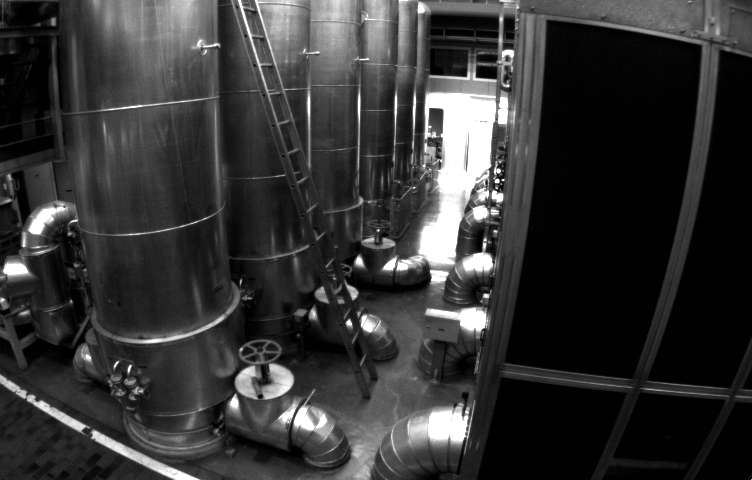
//> input picture upsample/src/distorted.png, 752 x 480 px
$ ./823imageBasics distorted.png   (built with g++ and OpenCV 4)
//> lines starting //> are read from the running program, lines starting //| are printed output that depends on the picture
### upsample/src/imageBasics.h
// [16 lines of licence text are left out]

#ifndef IMAGEBASICS_H_
#define IMAGEBASICS_H_

class pointcoordinate
{
public:
    double x_3d{0.0};
    double y_3d{0.0};
    double z_3d{0.0};
    double u_px{0.0};
    double v_px{0.0};

    // [8 lines left out: function print, not called in this run]
};

#endif

### upsample/src/upsample.h
#ifndef UPSAMPLE_H_
#define UPSAMPLE_H_

int upsample(int a, int b);

#endif

### upsample/src/823imageBasics.cpp
// [16 lines of licence text are left out]

#include <iostream>
#include <vector>
#include <fstream>
#include <chrono>
#include <opencv2/core/core.hpp>
#include <opencv2/highgui/highgui.hpp>
#include <Eigen/Dense>

#include "upsample.h"
#include "imageBasics.h"

using namespace std;

int main(int argc, char **argv) {
  double Wp_x, Wp_y, Wp_z, Gr_x, Gr_y, Gr_z, Gs, S_x=0, S_y=0, S_z=0, Y_x=0, Y_y=0, Y_z=0;
  double mr_x=0,mr_y=0, mr_z=0;
  //int grid=5; // Size of the mask/kernel
  // 读取argv[1]指定的图像
  cv::Mat image;
  cv::Mat image1;

  ifstream infile;
  infile.open("velo_data", ios::in);

  if (!infile.is_open())
  {
  	cout << "read file failed" << endl;
  }
  //input as string.
  string buf;
  unsigned long line_no = 0;
  vector<pointcoordinate> pc_array;	//Five coordinates for each point

  while (getline(infile,buf)) //each line
  {
  	//cout << buf << endl;
  	int index = buf.find(",");
  	//cout << index << endl;
  	int index2 = buf.find(",", index + 1);
  	int index3 = buf.find(",", index2 + 1);//velo_data 3 colomns
  	//cout<< index << "2." << index2 << "3, " << index3 <<  endl;

  	string s1 = buf.substr(0, index);
  	string s2 = buf.substr(index+1, index2-index-1);
  	string s3 = buf.substr(index2+1, index3-index2-1);
  	string s4 = buf.substr(index3+1, buf.length()-index3-1);
  	//cout << "s1:" << s1 << ", s2:" << s2 << ", s3: " << s3 << ", s4: " << s4 << endl;
  	//float of = stof(s1,0);
  	//cout << "test transfer: " << of << endl;
  	pointcoordinate thispoint;
  	thispoint.x_3d = stof(s1, 0);
  	thispoint.y_3d = stof(s2, 0);
  	thispoint.z_3d = stof(s3, 0);//3D coordinates
  	thispoint.print();
    pc_array.push_back(thispoint);

  	line_no++;
  }
  //cout << "line number: " << line_no << endl;
  infile.close(); //close file stream

  ifstream infile2;
  infile2.open("velo_img_data", ios::in);

  if (!infile2.is_open())
  {
  	cout << "read file failed" << endl;
  }
  //input as string.
  string buf2;
  unsigned long line_no_2 = 0;

  while (getline(infile2,buf2))
  {
  	//cout << buf2 << endl;
  	int index = buf2.find(",");
  	//cout << index << endl;

  	string s1 = buf2.substr(0, index);
  	string s2 = buf2.substr(index+1, buf2.length()-index-1);//get pixel coodinates
  	// [7 lines of commented-out code are left out]
	pc_array[line_no_2].u_px = stof(s1,0);
	pc_array[line_no_2].v_px = stof(s2,0);
	//cout << "current line number: " << line_no_2 << endl;
	//pc_array[line_no_2].print();
  	line_no_2++;
  }
  //cout << "line number: " << line_no << endl;
  infile2.close();

  image = cv::imread(argv[1]); //cv::imread函数读取指定路径下的图像
//> image is the input picture: 480 rows x 752 cols, CV_8UC3; min 1, max 255, mean 52.6
  Eigen::Vector2d uu;
  uu << 0,1;
  // upsample(3,3);
  // 判断图像文件是否正确读取
  if (image.data == nullptr) { //数据不存在,可能是文件不存在
    cerr << "文件" << argv[1] << "不存在." << endl;
    return 0;
  }

  // 文件顺利读取, 首先输出一些基本信息
  cout << "图像宽为" << image.cols << ",高为" << image.rows << ",通道数为" << image.channels() << endl;
//| 图像宽为752,高为480,通道数为3
  cv::imshow("image", image);      // 用cv::imshow显示图像
  cv::waitKey(0);                  // 暂停程序,等待一个按键输入

  // 判断image的类型
  if (image.type() != CV_8UC1 && image.type() != CV_8UC3) {
    // 图像类型不符合要求
    cout << "请输入一张彩色图或灰度图." << endl;
    return 0;
  }

// 遍历图像, 请注意以下遍历方式亦可使用于随机像素访问
  // 使用 std::chrono 来给算法计时
  chrono::steady_clock::time_point t1 = chrono::steady_clock::now();
// [12 lines of commented-out code are left out]
  cv::Mat image_upsample  = image.clone();//clone original image used for upsampling
// [6 lines of commented-out code are left out]

  for (int k=0; k<line_no; k=k+1){
    //double pu = pc_array[k].u_px;
    //double pv = pc_array[k].v_px;
    double dx = pc_array[k].x_3d;
    double dy = pc_array[k].y_3d;
    double dz = pc_array[k].z_3d;
    //double mr=0;
  if  (dx > mr_x) { mr_x = dx; }// mr=max dx
  if  (dy> mr_y) { mr_y = dy; }// mr=max dx
  if  (dz > mr_z) { mr_z = dz; }// mr=max dx
  }
    cout << "mr_x: " << mr_x << endl;
    cout << "mr_y: " << mr_y << endl;
    cout << "mr_z: " << mr_z << endl;
 // unsigned int Dx[5][5], z=0,
  unsigned int Dx_i;
  unsigned int Dy_i;
  unsigned int Dz_i;

 // int i = 0;
  //for(int i=0;i<111;i++){//first 5*5

  unsigned long pu_ori_zone = 0, pv_ori_zone = 0;
   //pc_array_zonei.swap(vector<pointcoordinate>());
  while(pu_ori_zone + 5 < image.cols) {
	while(pv_ori_zone + 5 < image.rows) {
      vector<pointcoordinate> pc_array_zonei;	//Five coordinates for each point
      for(int i_pc = 0; i_pc < pc_array.size(); i_pc++){
      double pu = pc_array[i_pc].u_px;
      double pv = pc_array[i_pc].v_px;
      double dx = pc_array[i_pc].x_3d;
      double dy = pc_array[i_pc].y_3d;
      double dz = pc_array[i_pc].z_3d;
      if((pu >= pu_ori_zone)&&(pu < 5 + pu_ori_zone)&&(pv >= pv_ori_zone)&&(pv < 5 + pv_ori_zone)){
          //z++;
        //restore pu and pv in 5*5
        pointcoordinate thispoint_zone;
        // [5 lines of commented-out code are left out]
        thispoint_zone = pc_array[i_pc];
        thispoint_zone.print();
        pc_array_zonei.push_back(thispoint_zone);
        cout << "test" << endl;
	    }
	  }

	  //upsampling process:
	  for(int v = pv_ori_zone; v < 5 + pv_ori_zone; v++){
        for(int u = pu_ori_zone; u < 5 + pu_ori_zone; u++){

            S_x=0;Y_x=0;
            S_y=0;Y_y=0;
            S_z=0;Y_z=0;
          for(int j=0;j< pc_array_zonei.size();j++){
            double pu = pc_array_zonei[j].u_px;
            double pv = pc_array_zonei[j].v_px;
            double dx = pc_array_zonei[j].x_3d;
            double dy = pc_array_zonei[j].y_3d;
            double dz = pc_array_zonei[j].z_3d;
            //pu and pv in 5*5
            Gr_x = dx/mr_x;
            Gr_y = dy/mr_y;
            Gr_z = dz/mr_z;
            Gs =  ( (u - pu)*(u - pu) + (v-pv)*(v-pv) );//ij=uv
            Wp_x = 1/sqrt(Gs*fabs(Gr_x));
            Wp_y = 1/sqrt(Gs*fabs(Gr_y));
            Wp_z = 1/sqrt(Gs*fabs(Gr_z));/// dz has negative value.
            S_x = S_x + Wp_x;
            S_y = S_y + Wp_y;
            S_z = S_z + Wp_z;
            Y_x = Y_x + Wp_x*(dx);
            Y_y = Y_y + Wp_y*(dy);
            Y_z = Y_z + Wp_z*(dz);

          }

          if (S_x==0) {S_x=1;}
          if (S_y==0) {S_y=1;}
          if (S_z==0) {S_z=1;}

          Dx_i = Y_x/S_x;
          Dy_i = Y_y/S_y;
          Dz_i = Y_z/S_z;

          unsigned char *row_ptr = image_upsample.ptr<unsigned char>(v);  // row_ptr is the pointer pointing to row u
          unsigned char *data_ptr = &row_ptr[u * image_upsample.channels()]; // data_ptr 指向待访问的像素数据
          data_ptr[0] = Dx_i; // data为I(x,y)第c个通道的值
          data_ptr[1] = Dy_i; // data为I(x,y)第c个通道的值
          data_ptr[2] = Dz_i; // data为I(x,y)第c个通道的值
          // cout << "x_row: " << v << ", x_column: " << u << ", x_value: " << (unsigned int) data_ptr[0] << endl;
          // cout << "y_row: " << v << ", y_column: " << u << ", y_value: " << (unsigned int) data_ptr[1] << endl;
          cout << "z_row: " << v << ", z_column: " << u << ", z_value: " << (unsigned int) data_ptr[2] << endl;


         // cout << "current data vaule: " << Dx[v][u] << endl;
		}
	  }
	  pv_ori_zone = pv_ori_zone + 5;
	  if(pv_ori_zone + 5 >= image.rows) {
		  pv_ori_zone = 0;
		  break;
	  }
	}
	pu_ori_zone = pu_ori_zone + 5;
  }
//> after the loop, S_x = 1; Y_x = 0; S_y = 1; Y_y = 0; S_z = 1; Y_z = 0
  chrono::steady_clock::time_point t2 = chrono::steady_clock::now();
  chrono::duration<double> time_used = chrono::duration_cast < chrono::duration < double >> (t2 - t1);
  cout << "Total time in upsampling: " << time_used.count() << " s." << endl;

  cv::imshow("image_upsample", image_upsample);
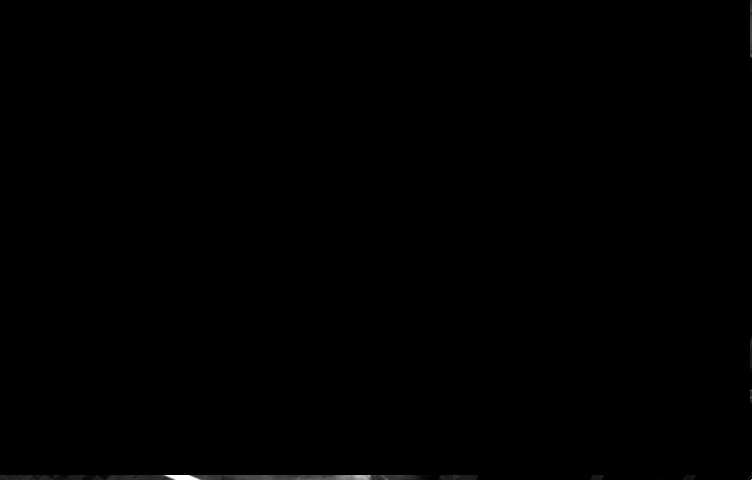
//> window 'image_upsample': 480 rows x 752 cols, CV_8UC3; min 0, max 255, mean 0.5
  cv::waitKey(0);
  cv::Mat channel[3];
  cv::split(image_upsample, channel);//split into three channels

  cv::imshow("x of image_upsample", channel[0]);
  cv::imwrite("upsamplesave_0.png", channel[0]); //save the image
  cv::imshow("y of image_upsample", channel[1]);
  cv::imwrite("upsamplesave_1.png", channel[1]); //save the image
  cv::imshow("z of image_upsample", channel[2]);
  cv::imwrite("upsamplesave_2.png", channel[2]); //save the image

  cv::waitKey(0);


  /*// 关于 cv::Mat 的拷贝
  // 直接赋值并不会拷贝数据
  cv::Mat image_another = image;
  // 修改 image_another 会导致 image 发生变化
  //image_another(cv::Rect(0, 0, 100, 100)).setTo(0); // 将左上角100*100的块置零
  cv::imshow("image_another", image_another);
  cv::waitKey(0);

  // 使用clone函数来拷贝数据
  cv::Mat image_clone = image.clone();
  image_clone(cv::Rect(0, 0, 100, 100)).setTo(255);
  cv::imshow("image", image);
  cv::imshow("image_clone", image_clone);
  cv::waitKey(0);*/

  // 对于图像还有很多基本的操作,如剪切,旋转,缩放等,限于篇幅就不一一介绍了,请参看OpenCV官方文档查询每个函数的调用方法.
  cv::destroyAllWindows();
  return 0;
}
